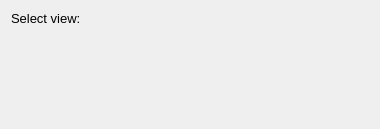
<?xml version="1.0" encoding="UTF-8"?>
<ui version="4.0">
 <class>LotViewSelector</class>
 <widget class="QWidget" name="LotViewSelector">
  <property name="geometry">
   <rect>
    <x>0</x>
    <y>0</y>
    <width>380</width>
    <height>129</height>
   </rect>
  </property>
  <property name="windowTitle">
   <string/>
  </property>
  <layout class="QVBoxLayout" name="verticalLayout">
   <item>
    <widget class="QLabel" name="label">
     <property name="font">
      <font>
       <pointsize>10</pointsize>
      </font>
     </property>
     <property name="text">
      <string>Select view:</string>
     </property>
    </widget>
   </item>
   <item>
    <layout class="QHBoxLayout" name="horizontalLayout">
     <item>
      <layout class="QGridLayout" name="viewsLayout"/>
     </item>
     <item>
      <spacer name="horizontalSpacer">
       <property name="orientation">
        <enum>Qt::Horizontal</enum>
       </property>
       <property name="sizeHint" stdset="0">
        <size>
         <width>40</width>
         <height>20</height>
        </size>
       </property>
      </spacer>
     </item>
    </layout>
   </item>
   <item>
    <spacer name="verticalSpacer">
     <property name="orientation">
      <enum>Qt::Vertical</enum>
     </property>
     <property name="sizeHint" stdset="0">
      <size>
       <width>20</width>
       <height>40</height>
      </size>
     </property>
    </spacer>
   </item>
  </layout>
 </widget>
 <resources/>
 <connections/>
</ui>
